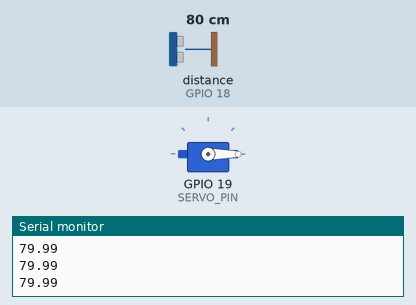
The sketch below on a simulated ESP32. On the bench: servo, the last lines printed to the serial monitor. Wiring (inferred from the names in the program): ultrasonic range finder: trigger GPIO 5; echo GPIO 18. The test bench sets the inputs (shaded band); at power-on: distance to the obstacle (sensor on GPIO 18) 80 cm. The echo pulse lasts 58.3 µs per cm.

Above: at 1.2 s.
1.3 s: distance to the obstacle (sensor on GPIO 18) set to 22 cm
2.8 s: distance to the obstacle (sensor on GPIO 18) set to 18 cm
At 4.0 s:
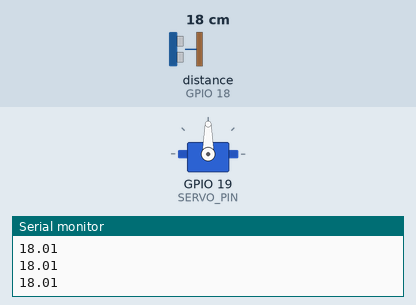
4.3 s: distance to the obstacle (sensor on GPIO 18) set to 35 cm
At 4.8 s:
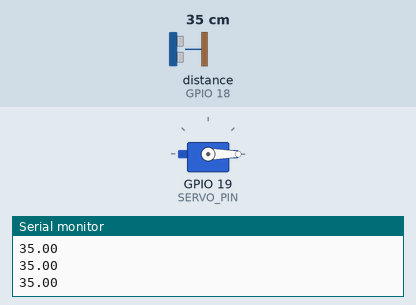
5.8 s: distance to the obstacle (sensor on GPIO 18) set to 2 cm
At 6.1 s:
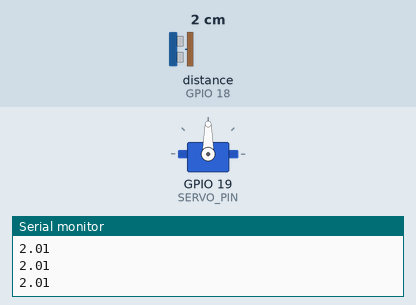
Timing chart, 0 to 8.3 s (numbered marks = the images above; inputs shaded):
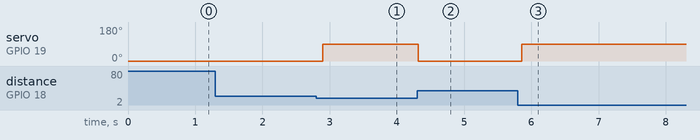

Measured:
- the behaviour switches between 21 and 20 cm on distance to the obstacle (sensor on GPIO 18) (found by bisection; images 0 and 1)
- after the input at 2.8 s, servo on GPIO 19 (SERVO_PIN): 0° → 90° after 0.10 s
- after the input at 4.3 s, servo on GPIO 19 (SERVO_PIN): 90° → 0° at once
- after the input at 5.8 s, servo on GPIO 19 (SERVO_PIN): 0° → 90° after 0.06 s

The sketch:

Ultrasonic_Servo.ino
```cpp
#include <ESP32Servo.h>

const int TRIG_PIN = 5;
const int ECHO_PIN = 18;
const int SERVO_PIN = 19;

Servo myServo;

void setup() {
  Serial.begin(115200);
  pinMode(TRIG_PIN, OUTPUT);
  pinMode(ECHO_PIN, INPUT);
  myServo.attach(SERVO_PIN);
}

void loop() {
  digitalWrite(TRIG_PIN, LOW);
  delayMicroseconds(2);

  digitalWrite(TRIG_PIN, HIGH);
  delayMicroseconds(10);
  digitalWrite(TRIG_PIN, LOW);

  long duration = pulseIn(ECHO_PIN, HIGH, 30000);
  float distanceCm = duration * 0.0343 / 2;

  if (distanceCm > 0 && distanceCm < 20) {
    myServo.write(90);
  } else {
    myServo.write(0);
  }

  Serial.println(distanceCm);

  delay(100);
}
```
